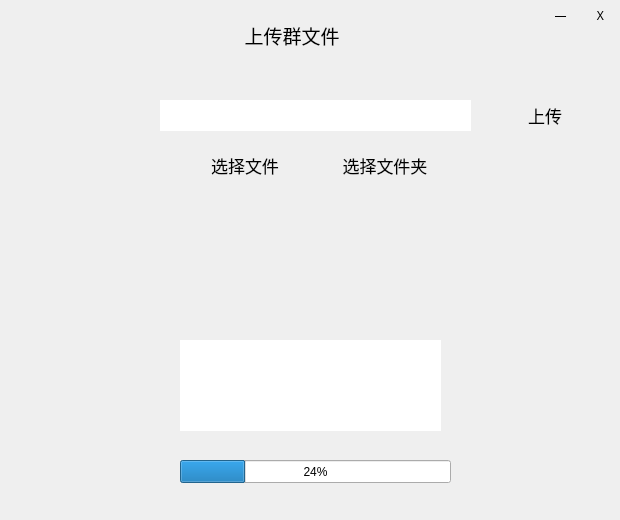
<?xml version="1.0" encoding="UTF-8"?>
<ui version="4.0">
 <class>Form</class>
 <widget class="QWidget" name="Form">
  <property name="geometry">
   <rect>
    <x>0</x>
    <y>0</y>
    <width>620</width>
    <height>520</height>
   </rect>
  </property>
  <property name="windowTitle">
   <string>Form</string>
  </property>
  <property name="styleSheet">
   <string notr="true"/>
  </property>
  <widget class="QFrame" name="frame">
   <property name="geometry">
    <rect>
     <x>0</x>
     <y>0</y>
     <width>620</width>
     <height>520</height>
    </rect>
   </property>
   <property name="minimumSize">
    <size>
     <width>620</width>
     <height>520</height>
    </size>
   </property>
   <property name="maximumSize">
    <size>
     <width>620</width>
     <height>520</height>
    </size>
   </property>
   <property name="styleSheet">
    <string notr="true">#frame {background-image: url(:/newPrefix/back7.png);
border:none;}
</string>
   </property>
   <property name="frameShape">
    <enum>QFrame::StyledPanel</enum>
   </property>
   <property name="frameShadow">
    <enum>QFrame::Raised</enum>
   </property>
   <widget class="QPushButton" name="pushButton">
    <property name="geometry">
     <rect>
      <x>190</x>
      <y>150</y>
      <width>110</width>
      <height>30</height>
     </rect>
    </property>
    <property name="font">
     <font>
      <family>华文新魏</family>
      <pointsize>13</pointsize>
      <weight>50</weight>
      <italic>false</italic>
      <bold>false</bold>
      <underline>false</underline>
      <strikeout>false</strikeout>
      <kerning>true</kerning>
     </font>
    </property>
    <property name="styleSheet">
     <string notr="true">border-radius:10px;
background-image: url(:/newPrefix/back3.png);</string>
    </property>
    <property name="text">
     <string>选择文件</string>
    </property>
   </widget>
   <widget class="QTextBrowser" name="textBrowser">
    <property name="geometry">
     <rect>
      <x>160</x>
      <y>100</y>
      <width>311</width>
      <height>31</height>
     </rect>
    </property>
    <property name="font">
     <font>
      <family>幼圆</family>
      <pointsize>12</pointsize>
     </font>
    </property>
    <property name="styleSheet">
     <string notr="true">border:none;
border-radius:5px</string>
    </property>
    <property name="html">
     <string>&lt;!DOCTYPE HTML PUBLIC &quot;-//W3C//DTD HTML 4.0//EN&quot; &quot;http://www.w3.org/TR/REC-html40/strict.dtd&quot;&gt;
&lt;html&gt;&lt;head&gt;&lt;meta name=&quot;qrichtext&quot; content=&quot;1&quot; /&gt;&lt;style type=&quot;text/css&quot;&gt;
p, li { white-space: pre-wrap; }
&lt;/style&gt;&lt;/head&gt;&lt;body style=&quot; font-family:'幼圆'; font-size:12pt; font-weight:400; font-style:normal;&quot;&gt;
&lt;p style=&quot;-qt-paragraph-type:empty; margin-top:0px; margin-bottom:0px; margin-left:0px; margin-right:0px; -qt-block-indent:0; text-indent:0px;&quot;&gt;&lt;br /&gt;&lt;/p&gt;&lt;/body&gt;&lt;/html&gt;</string>
    </property>
   </widget>
   <widget class="QPushButton" name="pushButton_2">
    <property name="geometry">
     <rect>
      <x>330</x>
      <y>150</y>
      <width>110</width>
      <height>30</height>
     </rect>
    </property>
    <property name="font">
     <font>
      <family>华文新魏</family>
      <pointsize>13</pointsize>
     </font>
    </property>
    <property name="styleSheet">
     <string notr="true">border-radius:10px;
background-image: url(:/newPrefix/back3.png);</string>
    </property>
    <property name="text">
     <string>选择文件夹</string>
    </property>
   </widget>
   <widget class="QLabel" name="label">
    <property name="geometry">
     <rect>
      <x>210</x>
      <y>20</y>
      <width>201</width>
      <height>31</height>
     </rect>
    </property>
    <property name="font">
     <font>
      <family>华文新魏</family>
      <pointsize>14</pointsize>
     </font>
    </property>
    <property name="text">
     <string>       上传群文件</string>
    </property>
   </widget>
   <widget class="QProgressBar" name="progressBar">
    <property name="geometry">
     <rect>
      <x>180</x>
      <y>460</y>
      <width>271</width>
      <height>23</height>
     </rect>
    </property>
    <property name="styleSheet">
     <string notr="true">background-image: url(:/newPrefix/bar.png);</string>
    </property>
    <property name="value">
     <number>24</number>
    </property>
   </widget>
   <widget class="QTextBrowser" name="textBrowser_2">
    <property name="geometry">
     <rect>
      <x>180</x>
      <y>340</y>
      <width>261</width>
      <height>91</height>
     </rect>
    </property>
    <property name="font">
     <font>
      <family>幼圆</family>
      <pointsize>12</pointsize>
     </font>
    </property>
    <property name="styleSheet">
     <string notr="true">border:none;</string>
    </property>
    <property name="html">
     <string>&lt;!DOCTYPE HTML PUBLIC &quot;-//W3C//DTD HTML 4.0//EN&quot; &quot;http://www.w3.org/TR/REC-html40/strict.dtd&quot;&gt;
&lt;html&gt;&lt;head&gt;&lt;meta name=&quot;qrichtext&quot; content=&quot;1&quot; /&gt;&lt;style type=&quot;text/css&quot;&gt;
p, li { white-space: pre-wrap; }
&lt;/style&gt;&lt;/head&gt;&lt;body style=&quot; font-family:'幼圆'; font-size:12pt; font-weight:400; font-style:normal;&quot;&gt;
&lt;p style=&quot;-qt-paragraph-type:empty; margin-top:0px; margin-bottom:0px; margin-left:0px; margin-right:0px; -qt-block-indent:0; text-indent:0px;&quot;&gt;&lt;br /&gt;&lt;/p&gt;&lt;/body&gt;&lt;/html&gt;</string>
    </property>
   </widget>
   <widget class="QPushButton" name="pushButton_3">
    <property name="geometry">
     <rect>
      <x>580</x>
      <y>0</y>
      <width>41</width>
      <height>31</height>
     </rect>
    </property>
    <property name="font">
     <font>
      <family>等线</family>
     </font>
    </property>
    <property name="styleSheet">
     <string notr="true">border:none;
background-color:transparent;</string>
    </property>
    <property name="text">
     <string>X</string>
    </property>
   </widget>
   <widget class="QPushButton" name="pushButton_4">
    <property name="geometry">
     <rect>
      <x>540</x>
      <y>0</y>
      <width>41</width>
      <height>31</height>
     </rect>
    </property>
    <property name="font">
     <font>
      <family>等线</family>
     </font>
    </property>
    <property name="styleSheet">
     <string notr="true">border:none;
background-color:transparent;</string>
    </property>
    <property name="text">
     <string>—</string>
    </property>
   </widget>
   <widget class="QPushButton" name="pushButton_5">
    <property name="geometry">
     <rect>
      <x>490</x>
      <y>100</y>
      <width>110</width>
      <height>30</height>
     </rect>
    </property>
    <property name="font">
     <font>
      <family>华文新魏</family>
      <pointsize>13</pointsize>
      <weight>50</weight>
      <italic>false</italic>
      <bold>false</bold>
      <underline>false</underline>
      <strikeout>false</strikeout>
      <kerning>true</kerning>
     </font>
    </property>
    <property name="styleSheet">
     <string notr="true">border-radius:10px;
background-image: url(:/newPrefix/back3.png);</string>
    </property>
    <property name="text">
     <string>上传</string>
    </property>
   </widget>
  </widget>
 </widget>
 <resources>
  <include location="main_image.qrc"/>
 </resources>
 <connections>
  <connection>
   <sender>pushButton</sender>
   <signal>clicked()</signal>
   <receiver>Form</receiver>
   <slot>up_files()</slot>
   <hints>
    <hint type="sourcelabel">
     <x>216</x>
     <y>145</y>
    </hint>
    <hint type="destinationlabel">
     <x>83</x>
     <y>-14</y>
    </hint>
   </hints>
  </connection>
  <connection>
   <sender>pushButton_2</sender>
   <signal>clicked()</signal>
   <receiver>Form</receiver>
   <slot>up_dir()</slot>
   <hints>
    <hint type="sourcelabel">
     <x>397</x>
     <y>143</y>
    </hint>
    <hint type="destinationlabel">
     <x>523</x>
     <y>-14</y>
    </hint>
   </hints>
  </connection>
  <connection>
   <sender>pushButton_4</sender>
   <signal>clicked()</signal>
   <receiver>Form</receiver>
   <slot>min()</slot>
   <hints>
    <hint type="sourcelabel">
     <x>551</x>
     <y>19</y>
    </hint>
    <hint type="destinationlabel">
     <x>739</x>
     <y>68</y>
    </hint>
   </hints>
  </connection>
  <connection>
   <sender>pushButton_3</sender>
   <signal>clicked()</signal>
   <receiver>Form</receiver>
   <slot>exit()</slot>
   <hints>
    <hint type="sourcelabel">
     <x>603</x>
     <y>17</y>
    </hint>
    <hint type="destinationlabel">
     <x>712</x>
     <y>107</y>
    </hint>
   </hints>
  </connection>
  <connection>
   <sender>pushButton_5</sender>
   <signal>clicked()</signal>
   <receiver>Form</receiver>
   <slot>begin()</slot>
   <hints>
    <hint type="sourcelabel">
     <x>535</x>
     <y>118</y>
    </hint>
    <hint type="destinationlabel">
     <x>632</x>
     <y>253</y>
    </hint>
   </hints>
  </connection>
 </connections>
 <slots>
  <slot>up_files()</slot>
  <slot>up_dir()</slot>
  <slot>min()</slot>
  <slot>exit()</slot>
  <slot>begin()</slot>
 </slots>
</ui>
